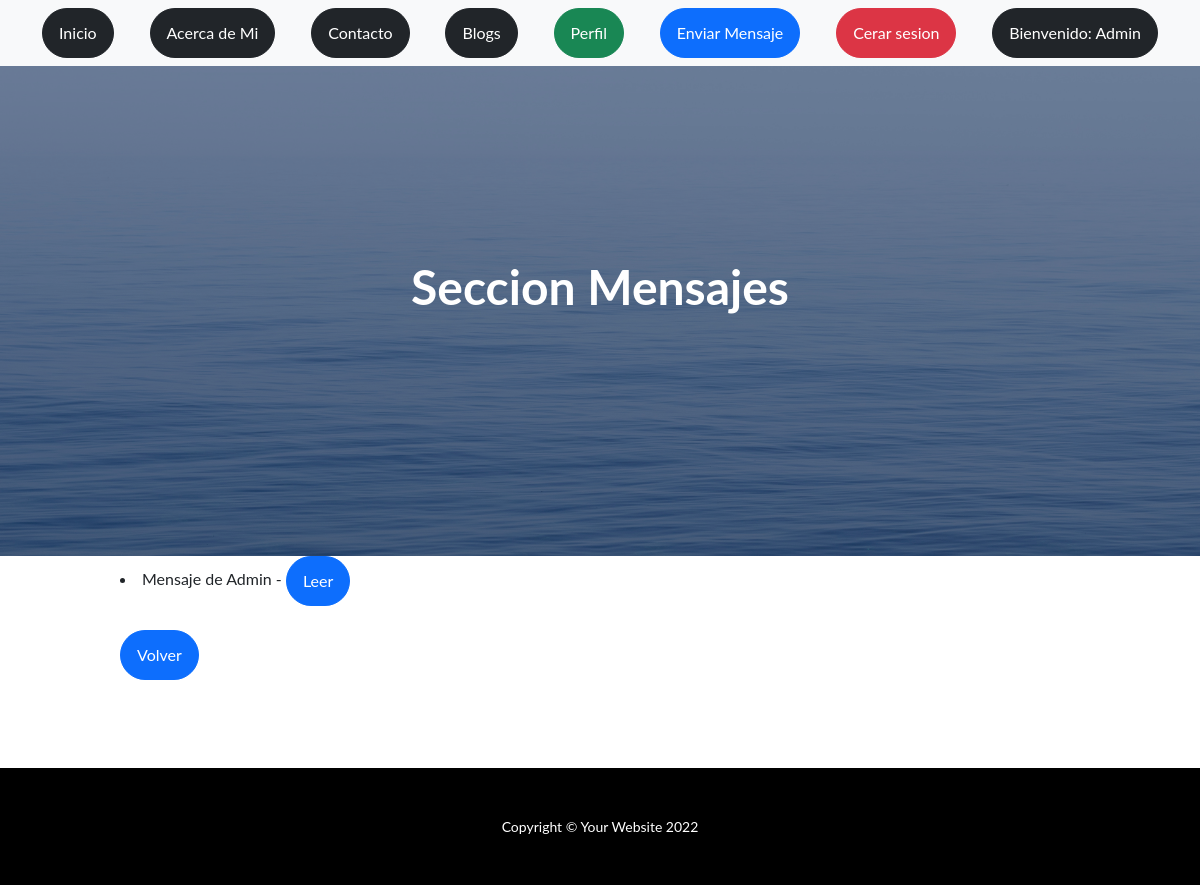
Page /mensajeria/buzonMsj/ (signed in) on the earlier database version.
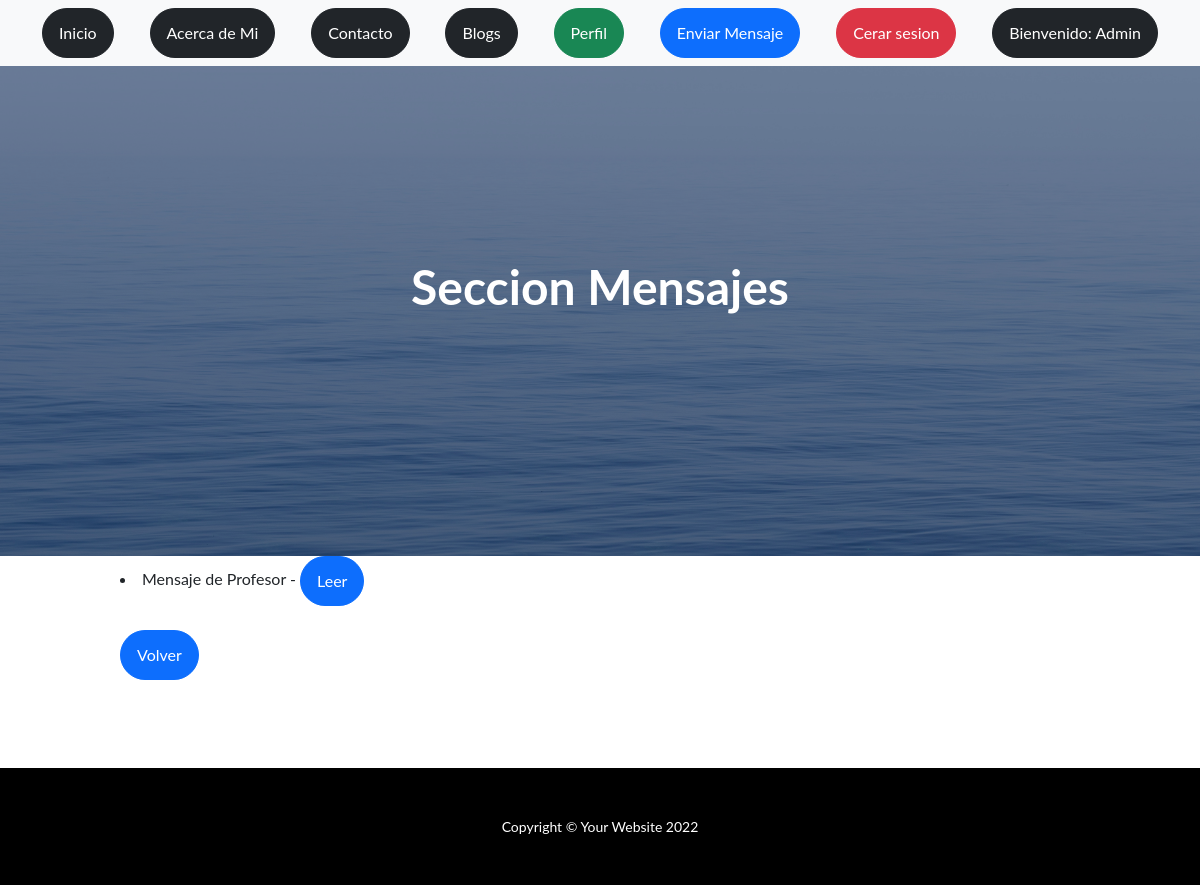
Same page on the later database version.
### Mensajeria/models.py (models this page shows, shortened)
class Msjs(models.Model):
    usuario = models.ForeignKey(User, on_delete=models.CASCADE)
    receptor = models.CharField(max_length=50)
    mensaje = models.TextField()
    leido = models.BooleanField(default=False)

### Mensajeria/views.py (the view)
# urls.py: path('buzonMsj/', buzonMsj, name='buzonMsj'),
@login_required
def buzonMsj(request):
    if request.user.is_authenticated:
        mensajes = Msjs.objects.filter(receptor=request.user)
        if len(mensajes) != 0:
            return render(request, 'Mensajeria/buzonMsj.html', {'mensajes': mensajes, 'avatar': obtenerAvatar(request)})
        else:
            return render(request, 'Mensajeria/buzonMsj.html', {'mensaje': 'No hay mensajes', 'avatar': obtenerAvatar(request)})

### Mensajeria/views.py (called while the page is built)
@login_required
def obtenerAvatar(request):
    lista=Avatar.objects.filter(user=request.user)
    if len(lista)!=0:
        avatar=lista[0].imagen.url
    else:
        avatar="/media/avatars/homero.png"
    return avatar

### Mensajeria/templates/Mensajeria/buzonMsj.html (shortened to what this page needs)
{% extends "App/padre.html" %}
{% load static %}
{% block titulo %}
<h1 class="mb-5">Seccion Mensajes</h1>
{% endblock %}
{% block contenido_que_cambia %}
    {% for mensaje in mensajes %}
        <li style="padding-left: 10%;">
            Mensaje de {{mensaje.usuario}} - {{ mensaje.fecha }}
            <a class="btn btn-primary btn-xm rounded-pill mt-5-1" href="{% url 'verMsj' mensaje.id %}"> Leer</a>
        </li>
    {% endfor %}
    <div style="padding-left: 10%;">
        <br>
        <a class="btn btn-primary btn-xm rounded-pill mt-5-1" href="{% url 'mensajes' %}"> Volver </a>
    </div>
{% endblock %}

### App/templates/App/padre.html (shortened to what this page needs)
{% load static %}
<!DOCTYPE html>
<html lang="en">
    <head>
        <link href="{% static 'App/css/styles.css' %}" rel="stylesheet" />
    </head>
    <body>
        <nav class="navbar navbar-light bg-light static-top">
            <div class="container">
                <a class="btn btn-dark btn-xm rounded-pill" href="{% url 'Inicio' %}">Inicio</a>
            {% if user.is_authenticated %}
                <a class="btn btn-dark btn-xm rounded-pill" href="{% url 'About' %}">Acerca de Mi</a>
                <a class="btn btn-dark btn-xm rounded-pill" href="{% url 'Contact' %}">Contacto</a>
                <a class="btn btn-dark btn-xm rounded-pill" href="{% url 'Pages' %}">Blogs</a>
                <a class="btn btn-success btn-xm rounded-pill" href="{% url 'perfil' %}">Perfil</a>
                <a class="btn btn-primary btn-xm rounded-pill" href="{% url 'mensajes'  %}">Enviar Mensaje</a>
                <a class="btn btn-danger btn-xm rounded-pill" href="{% url 'logout' %}">Cerar sesion</a>
                {%if user.is_superuser %}
                <a class="btn btn-dark btn-xm rounded-pill" target="_blank" href="http://127.0.0.1:8000/admin" >Bienvenido: {{ user.username }}</a>
                {% endif %}
            {% else %}
                <a class="btn btn-danger btn-xm rounded-pill" href="{% url 'register' %}">Registrar</a>
                <a class="btn btn-danger btn-xm rounded-pill" href="{% url 'login' %}">Ingresar</a>
                {% endif %}
            </div>
        </nav>
        <header class="masthead">
            <div class="container position-relative">
                <div class="row justify-content-center">
                    <div class="col-xl-6">
                        <div class="text-center text-white">
                            {% block titulo %}
                            {% endblock %}
                        </div>
                    </div>
                </div>
            </div>
        </header>
        {% block contenido_que_cambia %}
        {% endblock %}
        <br>
        <br>
        <br>
        <footer class="py-5 bg-black">
            <div class="container px-5"><p class="m-0 text-center text-white small">Copyright &copy; Your Website 2022</p></div>
        </footer>
    </body>
</html>

Differences in the rows shown:
removed Msjs: usuario "Admin"
added Msjs: usuario "Profesor"
